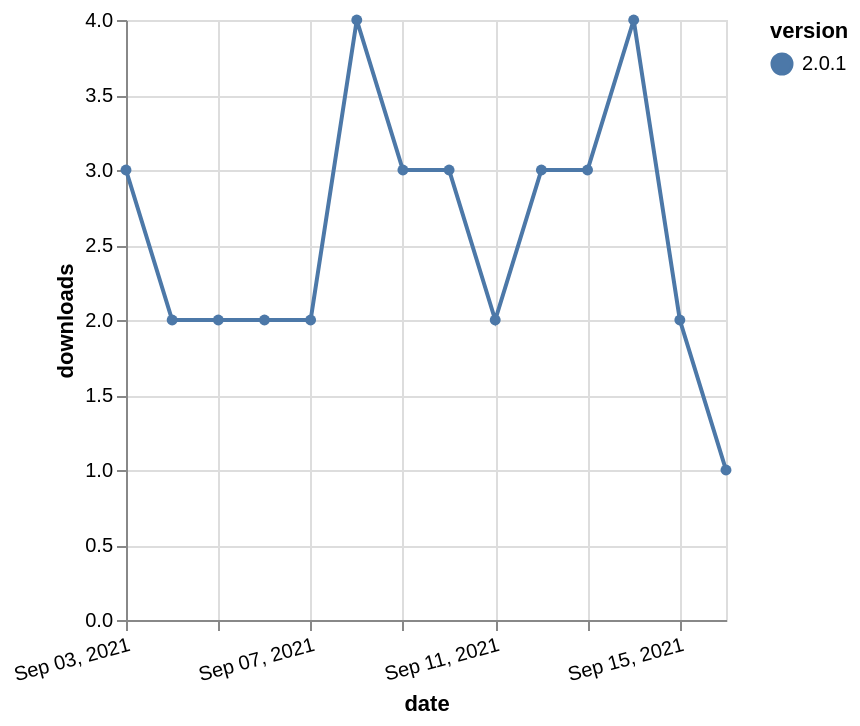

The Vega-Lite source for this figure:
### Vega-Lite specification from a JSON file in a GitHub repository (floating-point values rounded to 4 significant figures)
{"$schema": "https://vega.github.io/schema/vega-lite/v5.json", "description": "A simple bar chart with embedded data.", "data": {"values": [{"date": "2021-09-03", "total": 264, "delta": 3, "version": "2.0.1"}, {"date": "2021-09-04", "total": 266, "delta": 2, "version": "2.0.1"}, {"date": "2021-09-05", "total": 268, "delta": 2, "version": "2.0.1"}, {"date": "2021-09-06", "total": 270, "delta": 2, "version": "2.0.1"}, {"date": "2021-09-07", "total": 272, "delta": 2, "version": "2.0.1"}, {"date": "2021-09-08", "total": 276, "delta": 4, "version": "2.0.1"}, {"date": "2021-09-09", "total": 279, "delta": 3, "version": "2.0.1"}, {"date": "2021-09-10", "total": 282, "delta": 3, "version": "2.0.1"}, {"date": "2021-09-11", "total": 284, "delta": 2, "version": "2.0.1"}, {"date": "2021-09-12", "total": 287, "delta": 3, "version": "2.0.1"}, {"date": "2021-09-13", "total": 290, "delta": 3, "version": "2.0.1"}, {"date": "2021-09-14", "total": 294, "delta": 4, "version": "2.0.1"}, {"date": "2021-09-15", "total": 296, "delta": 2, "version": "2.0.1"}, {"date": "2021-09-16", "total": 297, "delta": 1, "version": "2.0.1"}]}, "width": "container", "mark": {"type": "line", "point": {"filled": true}}, "encoding": {"x": {"field": "date", "type": "temporal", "timeUnit": "yearmonthdate", "title": "date", "axis": {"labelAngle": -15}}, "y": {"field": "delta", "type": "quantitative", "title": "downloads"}, "color": {"field": "version", "type": "nominal"}, "tooltip": {"field": "delta"}}}
